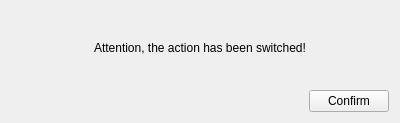
<?xml version="1.0" encoding="UTF-8"?>
<ui version="4.0">
 <class>CDlgMessageBox</class>
 <widget class="QWidget" name="CDlgMessageBox">
  <property name="geometry">
   <rect>
    <x>0</x>
    <y>0</y>
    <width>400</width>
    <height>123</height>
   </rect>
  </property>
  <property name="windowTitle">
   <string>CDlgMessageBox</string>
  </property>
  <layout class="QGridLayout" name="gridLayout">
   <item row="0" column="0">
    <spacer name="verticalSpacer">
     <property name="orientation">
      <enum>Qt::Vertical</enum>
     </property>
     <property name="sizeHint" stdset="0">
      <size>
       <width>20</width>
       <height>19</height>
      </size>
     </property>
    </spacer>
   </item>
   <item row="1" column="0" colspan="2">
    <widget class="QLabel" name="lbTitle">
     <property name="text">
      <string>Attention, the action has been switched!</string>
     </property>
     <property name="alignment">
      <set>Qt::AlignCenter</set>
     </property>
    </widget>
   </item>
   <item row="2" column="0">
    <spacer name="verticalSpacer_2">
     <property name="orientation">
      <enum>Qt::Vertical</enum>
     </property>
     <property name="sizeHint" stdset="0">
      <size>
       <width>20</width>
       <height>19</height>
      </size>
     </property>
    </spacer>
   </item>
   <item row="3" column="0">
    <spacer name="horizontalSpacer">
     <property name="orientation">
      <enum>Qt::Horizontal</enum>
     </property>
     <property name="sizeHint" stdset="0">
      <size>
       <width>298</width>
       <height>20</height>
      </size>
     </property>
    </spacer>
   </item>
   <item row="3" column="1">
    <widget class="QPushButton" name="btnok">
     <property name="text">
      <string>Confirm</string>
     </property>
    </widget>
   </item>
  </layout>
 </widget>
 <layoutdefault spacing="6" margin="11"/>
 <resources/>
 <connections/>
</ui>
